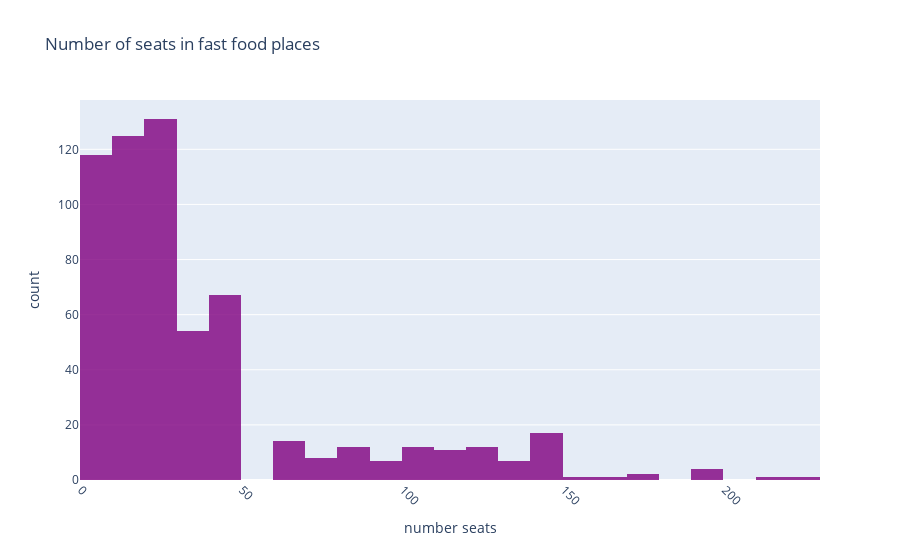

Here is the notebook cell this chart was saved with:
### Code cell
fig = px.histogram(fasto, x= 'number',
             title='Number of seats in fast food places',
                   labels={'number':'number seats'}, # can specify one label per df column
                   opacity=0.8,
            color_discrete_sequence=['purple'] # color of histogram bars
            )
fig.update_xaxes(tickangle=45)
fig.show()

### Figure 1 — Plotly figure (JSON) as saved in the notebook; plotly's stock layout.template omitted (floating-point values rounded to 4 significant figures; data arrays with more than 128 entries replaced by an {"elided": "..."} marker saying what was removed)
{"data": [{"alignmentgroup": "True", "bingroup": "x", "hovertemplate": "number seats=%{x}<br>count=%{y}<extra></extra>", "legendgroup": "", "marker": {"color": "purple", "opacity": 0.8}, "name": "", "offsetgroup": "", "orientation": "v", "showlegend": false, "type": "histogram", "x": {"elided": "605 int values"}, "xaxis": "x", "yaxis": "y"}], "layout": {"barmode": "relative", "legend": {"tracegroupgap": 0}, "title": {"text": "Number of seats in fast food places"}, "xaxis": {"anchor": "y", "domain": [0, 1], "tickangle": 45, "title": {"text": "number seats"}}, "yaxis": {"anchor": "x", "domain": [0, 1], "title": {"text": "count"}}}}
